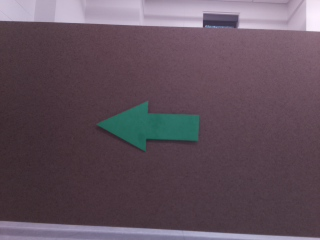
#> input picture lab6/2024F_imgs/1.png, 320 x 240 px
$ python -i hog_svm.py   (imports and definitions only)
#> lines starting #> are read from the running program, lines starting #| are printed output that depends on the picture
#> further down, picture is the input picture: shape (240, 320, 3); mean B, G, R 91.2, 80, 96.8
#!/usr/bin/env python3
import cv2
import numpy as np
import csv
import math
import random
from sklearn.preprocessing import MinMaxScaler
from sklearn.feature_selection import SelectKBest, f_classif
from sklearn.model_selection import cross_val_score
from sklearn.svm import SVC
import pickle

# Load training and testing data
imageDirectory = './2024F_imgs/'
imageType = '.png'

# [6 lines not run here, left out]
# [1 line that did not run here, left out]
# [1 line that did not run here, left out]

def rgb_to_cmyk(image):
    bgr = image.astype(np.float32) / 255.0
    r, g, b = bgr[..., 2], bgr[..., 1], bgr[..., 0]
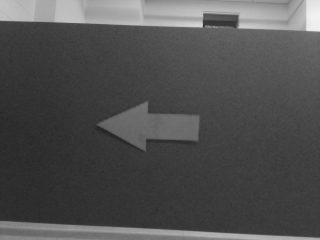
#> g: shape (240, 320) float32; min 0.145, max 0.949, mean 0.314
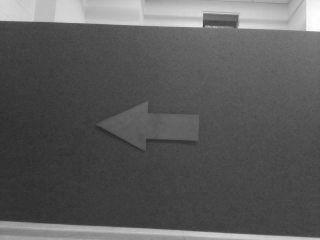
#> b: shape (240, 320) float32; min 0.173, max 1, mean 0.358
    k = 1 - np.max([r, g, b], axis=0)
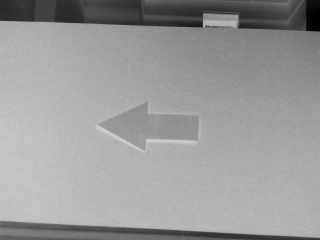
#> k: shape (240, 320) float32; min 0, max 0.824, mean 0.606
    c = (1 - r - k) / (1 - k + 1e-8)
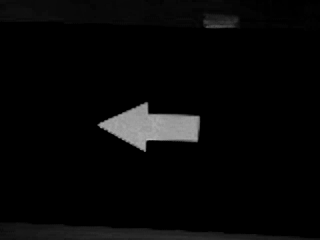
#> c: shape (240, 320) float32; min 0, max 0.719, mean 0.0295
    m = (1 - g - k) / (1 - k + 1e-8)
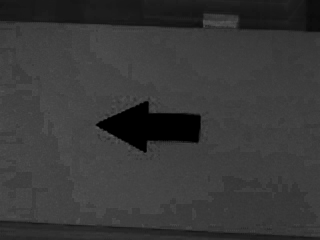
#> m: shape (240, 320) float32; min 0, max 0.373, mean 0.222
    y = (1 - b - k) / (1 - k + 1e-8)
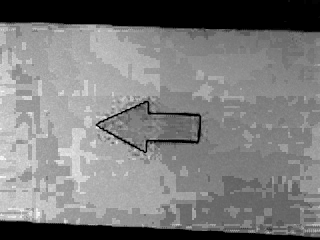
#> y: shape (240, 320) float32; min 0, max 0.224, mean 0.109; drawn with min black and max white
    cmyk = np.stack((c, m, y, k), axis=-1) * 255
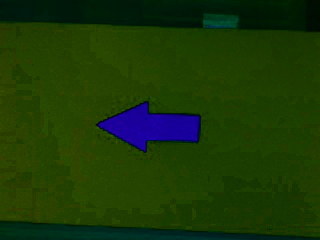
#> cmyk: shape (240, 320, 4) float32; mean of channels 0, 1, 2, 3 7.5, 56.6, 27.8, 154.6; drawn as B, G, R
    return cmyk.astype(np.uint8)

def adjust_brightness_contrast(image):
    alpha = random.uniform(0.8, 1.2)
    beta = random.randint(-30, 30)
    return cv2.convertScaleAbs(image, alpha=alpha, beta=beta)

def extract_HOG(image):
    winSize = (64, 64)
    blockSize = (16, 16)
    blockStride = (8, 8)
    cellSize = (8, 8)
    nbins = 9
    hog = cv2.HOGDescriptor(winSize, blockSize, blockStride, cellSize, nbins)
    return hog.compute(image).flatten()

def extract_features_cymk(image):
    cmyk_img = rgb_to_cmyk(image)
    grayscale = cv2.cvtColor(image, cv2.COLOR_BGR2GRAY)
    c_features = extract_HOG(cv2.resize(cmyk_img[..., 0], (64, 64)))
#> c_features = 1764 values, max 0.993 at index 706, min 0 at index 33, mean 0.0575
    m_features = extract_HOG(cv2.resize(cmyk_img[..., 1], (64, 64)))
#> m_features = 1764 values, max 0.411 at index 4, min 0.00435 at index 774, mean 0.145
    y_features = extract_HOG(cv2.resize(cmyk_img[..., 2], (64, 64)))
#> y_features = 1764 values, max 0.45 at index 1264, min 0.000501 at index 1279, mean 0.142
    k_features = extract_HOG(cv2.resize(cmyk_img[..., 3], (64, 64)))
#> k_features = 1764 values, max 0.559 at index 481, min 0.00238 at index 775, mean 0.138

    gray_features = extract_HOG(cv2.resize(grayscale, (64, 64)))
#> gray_features = 1764 values, max 0.573 at index 481, min 0.000928 at index 767, mean 0.139

    return np.concatenate((c_features, m_features, y_features, k_features, gray_features))


train_data = []
train_labels = []
# [7 lines not run here, left out]

train_data = np.array(train_data, dtype=np.float32)
train_labels = np.array(train_labels, dtype=np.int32)

test_data = []
test_labels = []
# [5 lines not run here, left out]

test_data = np.array(test_data, dtype=np.float32)
test_labels = np.array(test_labels, dtype=np.int32)

# scaler = MinMaxScaler()
# train_data = scaler.fit_transform(train_data)
# test_data = scaler.transform(test_data)

selector = SelectKBest(score_func=f_classif, k=2500)
# [1 line that did not run here, left out]
# [1 line that did not run here, left out]

# [5 lines of commented-out code are left out]
svm = SVC(kernel='rbf', C=100.0, gamma=0.001)
# [1 line not run here, left out]

# svm.train(train_data, cv2.ml.ROW_SAMPLE, train_labels)

correct = 0
confusion_matrix = np.zeros((6, 6))

# [12 lines not run here, left out]

# [1 line that did not run here, left out]
# [3 lines not run here, left out]

# [1 line that did not run here, left out]
# [29 lines not run here, left out]

>>> import cv2
>>> picture = cv2.imread('2024F_imgs/1.png')
>>> result = extract_features_cymk(picture)
#> result = 8820 values, max 0.993 at index 706, min 0 at index 33, mean 0.124

$ run again, on lab6/2024F_imgs/107.png
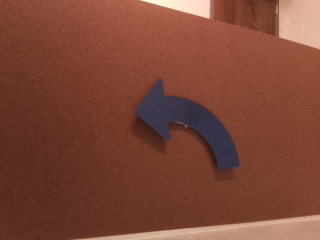
#> input picture lab6/2024F_imgs/107.png, 320 x 240 px
#> picture is the input picture: shape (240, 320, 3); mean B, G, R 54.6, 70.5, 124.6
#> in rgb_to_cmyk, `y = (1 - b - k) / (1 - k + 1e-8)`:
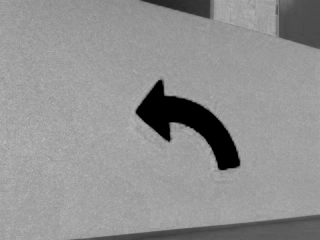
#> y: shape (240, 320) float32; min 0, max 0.753, mean 0.571
#> in rgb_to_cmyk, `cmyk = np.stack((c, m, y, k), axis=-1) * 255`:
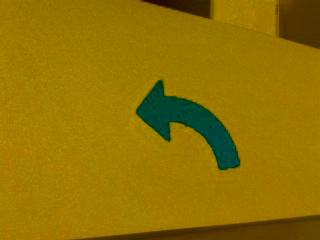
#> cmyk: shape (240, 320, 4) float32; mean of channels 0, 1, 2, 3 2, 114.4, 145.7, 129.9; drawn as B, G, R
#> c_features = 1764 values, max 0.904 at index 1059, min 0 at index 0, mean 0.0345
#> m_features = 1764 values, max 0.474 at index 1236, min 0.0102 at index 1744, mean 0.148
#> y_features = 1764 values, max 0.464 at index 1236, min 0.00206 at index 1408, mean 0.145
#> k_features = 1764 values, max 0.478 at index 1236, min 0.00359 at index 975, mean 0.145
#> gray_features = 1764 values, max 0.485 at index 1236, min 0.00884 at index 1737, mean 0.147
#> result = 8820 values, max 0.904 at index 1059, min 0 at index 0, mean 0.124

$ run again, on lab6/2024F_imgs/110.png
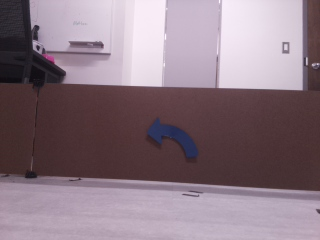
#> input picture lab6/2024F_imgs/110.png, 320 x 240 px
#> picture is the input picture: shape (240, 320, 3); mean B, G, R 130.1, 119.6, 138.4
#> in rgb_to_cmyk, `y = (1 - b - k) / (1 - k + 1e-8)`:
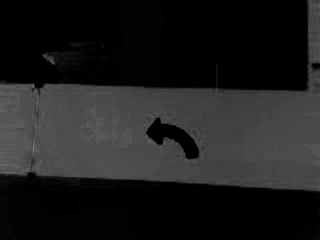
#> y: shape (240, 320) float32; min 0, max 0.489, mean 0.117
#> in rgb_to_cmyk, `cmyk = np.stack((c, m, y, k), axis=-1) * 255`:
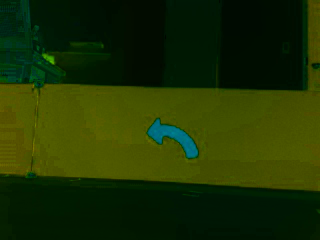
#> cmyk: shape (240, 320, 4) float32; mean of channels 0, 1, 2, 3 2.7, 48.9, 29.7, 115.6; drawn as B, G, R
#> c_features = 1764 values, max 0.977 at index 1390, min 0 at index 108, mean 0.0988
#> m_features = 1764 values, max 0.484 at index 1530, min 0 at index 779, mean 0.125
#> y_features = 1764 values, max 0.646 at index 1273, min 0 at index 1, mean 0.111
#> k_features = 1764 values, max 0.44 at index 1732, min 0 at index 399, mean 0.124
#> gray_features = 1764 values, max 0.448 at index 409, min 0 at index 1283, mean 0.124
#> result = 8820 values, max 0.977 at index 1390, min 0 at index 108, mean 0.117

$ run again, on lab6/2024F_imgs/111.png
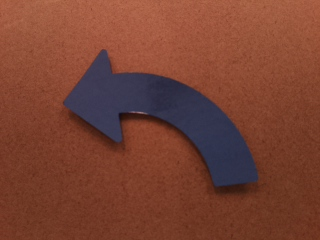
#> input picture lab6/2024F_imgs/111.png, 320 x 240 px
#> picture is the input picture: shape (240, 320, 3); mean B, G, R 51.1, 66.6, 121.3
#> in rgb_to_cmyk, `cmyk = np.stack((c, m, y, k), axis=-1) * 255`:
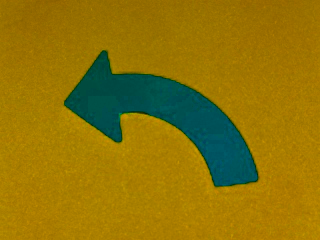
#> cmyk: shape (240, 320, 4) float32; mean of channels 0, 1, 2, 3 9.7, 117.1, 143.2, 130.8; drawn as B, G, R
#> c_features = 1764 values, max 0.702 at index 954, min 0 at index 0, mean 0.0634
#> m_features = 1764 values, max 0.339 at index 366, min 0.0164 at index 1164, mean 0.153
#> y_features = 1764 values, max 0.469 at index 1347, min 0 at index 857, mean 0.141
#> k_features = 1764 values, max 0.379 at index 420, min 0.008 at index 390, mean 0.149
#> gray_features = 1764 values, max 0.352 at index 1131, min 0.0177 at index 389, mean 0.153
#> result = 8820 values, max 0.702 at index 954, min 0 at index 0, mean 0.132
